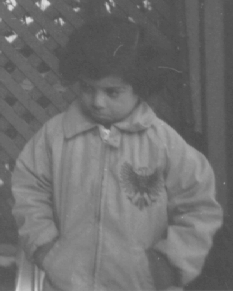
%> input picture Workshop4/Pout.png, 233 x 291 px
$ octave task41a.m   (GNU Octave 9; MATLAB toolbox functions it lacks are replaced by stand-ins)
%> lines starting %> are read from the running program, lines starting %| are printed output that depends on the picture
img = imread('Pout.png');
%> img is the input picture: size 291x233x3 uint8; min 74, max 221, mean 110.7
img = rgb2gray(img);
%> img: size 291x233 uint8
r = size(img,1);
%> r = 291
c = size(img,2);
%> c = 233

imgHist = uint8(zeros(r,c));

n = r * c;
%> n = 67803

f = zeros(256,1);
pdf = zeros(256,1);
cdf = zeros(256,1);
cum = zeros(256,1);
out = zeros(256,1);

for i = 1:r
    for j = 1:c
        value=img(i,j);
        f(value+1) = f(value+1)+1; % Adds one each time to the given value is found within the matrix.
    end %                            In 1 - 8 position of the column vectors
end
%> after the loop, f = 256 values, max 3462 at index 83, min 0 at index 1, mean 264.9


for k = 1:8
    pdf(k) = f(k)/n; %  finds the number of times the value occurs(frequency column) and divides by the number of items in the matrix
end
%> after the loop, pdf = 256 values from 0 to 0


sum = 0;
L = 255;

for i = 1:size(pdf)
    sum = sum + f(i);
    cum(i) = sum; % Adding cumlative frequency
    cdf(i) = cum(i)/n; % Using the above adding probability culmlative frequency.
    out(i) = round(cdf(i)*L); % Rounds and then times by 255 to equalise
end
%> after the loop, cdf = 256 values from 0 to 1; cum = 256 values from 0 to 67803; out = 256 values from 0 to 255; sum = 67803


for i = 1:r
    for j = 1:c
        imgHist(i,j) = out(img(i,j)+1); % Finds the value (position) in out and returns the colorating out value.
    end
end
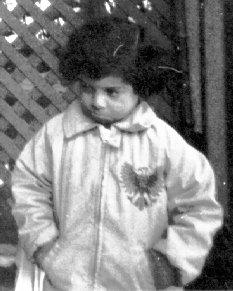
%> imgHist: size 291x233 uint8; min 0, max 255, mean 130.4

% Still a little confuesed between 1 - 8 and 0 - 255
% If a photo contains pixel value from 1 to 8, doesent it have bit depth
% of 3, and we are converting it to a bit depth of 8??????

figure
subplot(2,2,1);
imshow(img);
title('Original');

subplot(2,2,2);
imshow(imgHist);
title('Enhanced Image');

subplot(2,2,3);
imhist(img,256);
title('Original Histogram');

subplot(2,2,4);
imhist(imgHist,256);
title('Equalised Histogram');
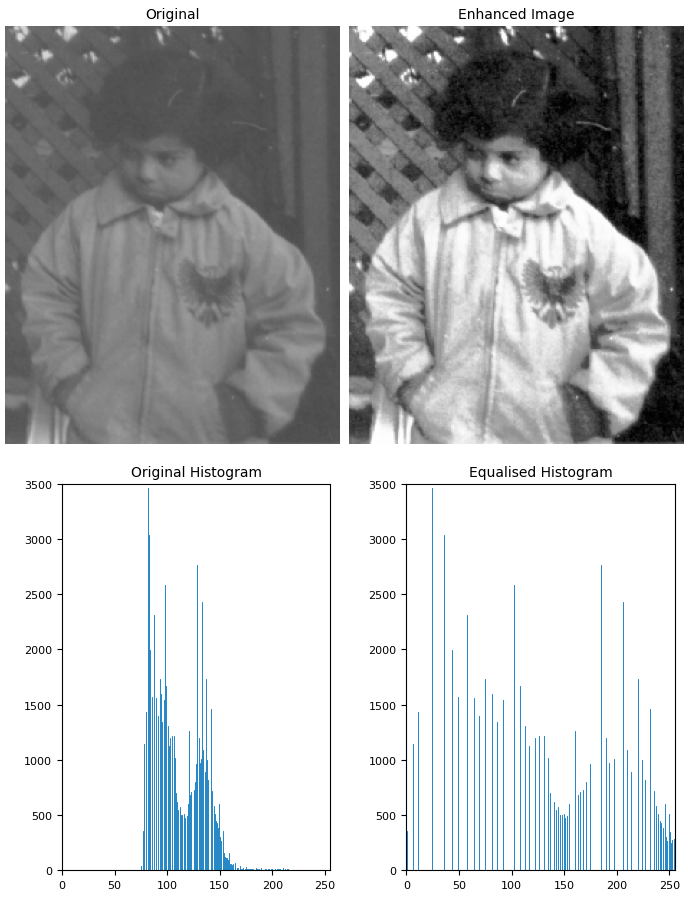
%> figure redrawn from the program's plot data, 4 panels

$ run again, with Workshop4/Pollen.tif saved as Workshop4/Pout.png
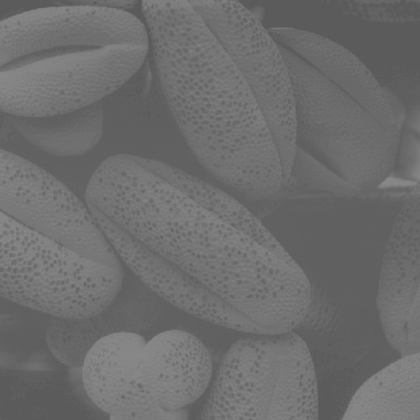
%> input picture Workshop4/Pollen.tif, 420 x 420 px, shrunk from 889 x 889 before the run
%> img is the input picture: size 420x420 uint8; min 89, max 137, mean 109.1
%> after the loop `for i = 1:r`: f = 256 values, max 13185 at index 97, min 0 at index 1, mean 689.1
%> after the loop `for k = 1:8`: pdf = 256 values from 0 to 0
%> after the loop `for i = 1:size(pdf)`: cdf = 256 values from 0 to 1; cum = 256 values from 0 to 176400; out = 256 values from 0 to 255; sum = 176400
%> after the loop `for i = 1:r`:
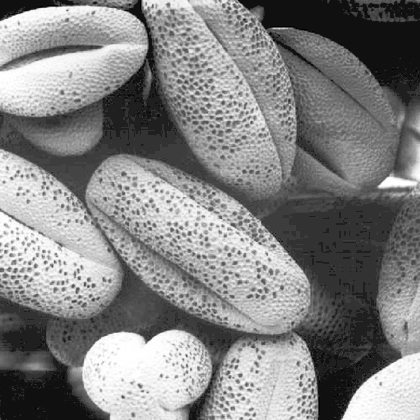
%> imgHist: size 420x420 uint8; min 0, max 255, mean 131.5
%> `title('Equalised Histogram');`:
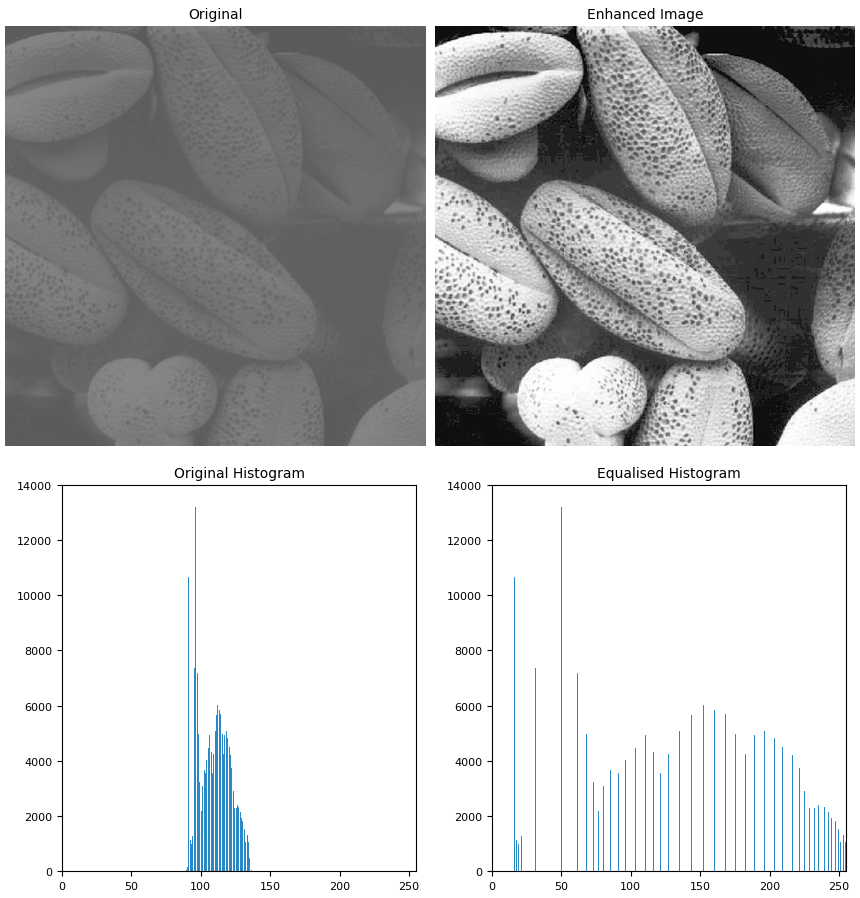
%> figure redrawn from the program's plot data, 4 panels
